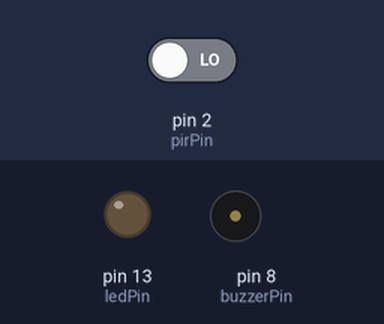
Simulated run of this sketch. Board: Arduino Uno, built with avr-gcc and run on an emulated ATmega328P. On the bench: output pins drawn as LEDs (lit = HIGH), buzzer (waves = sounding, pin HIGH). The inputs (shaded band) are chosen by the test bench; at power-on: pin 2 (pirPin) LOW. What the sketch prints to the serial monitor is not drawn.

Above: at 1.2 s.
1.3 s: pin 2 (pirPin) driven HIGH
At 1.8 s:
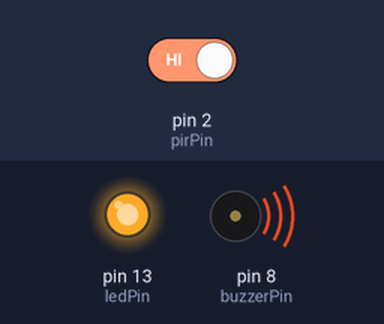
2.9 s: pin 2 (pirPin) driven LOW
At 4.8 s:
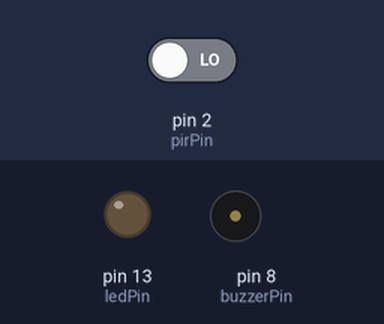
Timing chart, 0 to 6.3 s (numbered marks = the images above; inputs shaded):
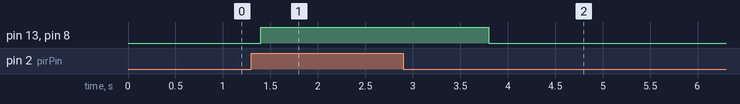

The sketch:

Motion_Detection_Alarm.ino
```cpp
// Pin definitions
const int pirPin = 2;        // PIR sensor output pin connected to Arduino digital pin 2
const int ledPin = 13;       // LED pin
const int buzzerPin = 8;     // Buzzer pin

void setup() {
  pinMode(pirPin, INPUT);         // Set PIR pin as input
  pinMode(ledPin, OUTPUT);        // Set LED pin as output
  pinMode(buzzerPin, OUTPUT);     // Set Buzzer pin as output

  Serial.begin(9600);             // Start serial monitor for debugging
  Serial.println("System ready...");
}

void loop() {
  int motionState = digitalRead(pirPin);   // Read motion sensor (HIGH or LOW)

  if (motionState == HIGH) {
    Serial.println("⚠️ Motion detected!");
    digitalWrite(ledPin, HIGH);       // Turn on LED
    digitalWrite(buzzerPin, HIGH);    // Turn on buzzer
    delay(1000);                      // Wait for 1 second
  } else {
    digitalWrite(ledPin, LOW);        // Turn off LED
    digitalWrite(buzzerPin, LOW);     // Turn off buzzer
  }

  delay(200);  // Short delay before next reading
}
```

Measured:
- after the input at 1.3 s, pin 13 (ledPin), pin 8 (buzzerPin): LOW → HIGH after 0.10 s
- after the input at 2.9 s, pin 13 (ledPin), pin 8 (buzzerPin): HIGH → LOW after 0.90 s
